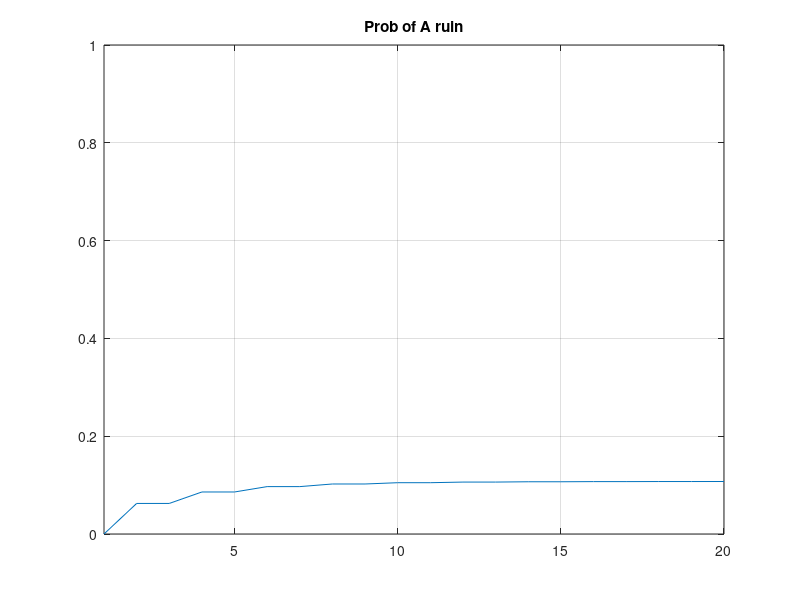
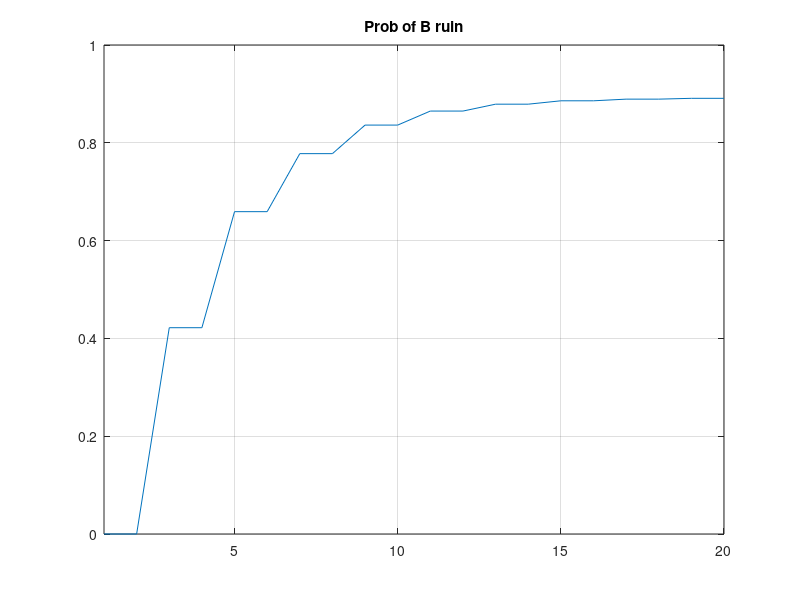
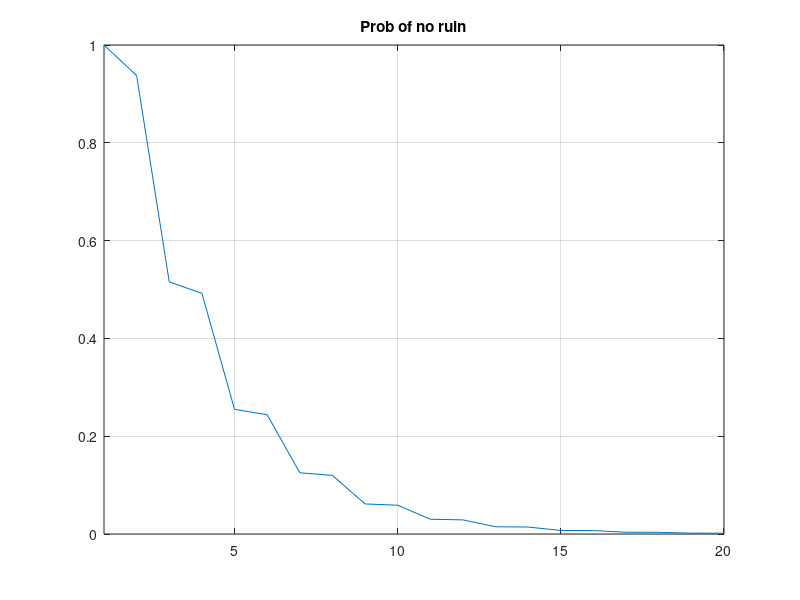

Write the MATLAB code that produced these figures, in order.
clear
clc

P = [1,    0,    0,    0,    0,    0;
    0.25,  0,  0.75,   0,    0,    0;
    0,   0.25,   0,  0.75,   0,    0;
    0,     0,  0.25,   0,   0.75,  0;
    0,     0,    0,  0.25,   0,   0.75;
    0,     0,    0,    0,    0,    1];

Prob_of_A_ruin = [];
Prob_of_B_ruin = [];
Prob_of_no_ruin = [];

Total_Game_No = 20;
A_start = 2;
B_start = 3;

P_current = eye(A_start + B_start + 1);
games = 1:Total_Game_No;
for i = games
    P_current = P_current*P;
    Prob_of_A_ruin = [Prob_of_A_ruin, P_current(A_start+1, 1)];
    Prob_of_B_ruin = [Prob_of_B_ruin, P_current(A_start+1, end)];
    Prob_of_no_ruin = [Prob_of_no_ruin, 1-P_current(A_start+1, 1)-P_current(A_start+1, end)];
end

figure
plot(games, Prob_of_A_ruin)
grid on
xlim([1,Total_Game_No])
ylim([0,1])
title('Prob of A ruin')

figure
plot(games, Prob_of_B_ruin)
grid on
xlim([1,Total_Game_No])
ylim([0,1])
title('Prob of B ruin')

figure
plot(games, Prob_of_no_ruin)
grid on
xlim([1,Total_Game_No])
ylim([0,1])
title('Prob of no ruin')

probability_of_no_ruin_for_10_games = Prob_of_no_ruin(10)